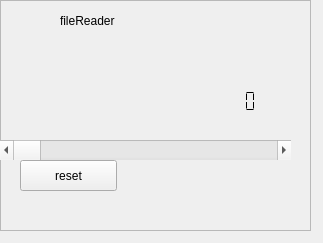
<?xml version="1.0" encoding="UTF-8"?>
<ui version="4.0">
 <class>Form</class>
 <widget class="QWidget" name="Form">
  <property name="geometry">
   <rect>
    <x>0</x>
    <y>0</y>
    <width>323</width>
    <height>243</height>
   </rect>
  </property>
  <property name="windowTitle">
   <string>Form</string>
  </property>
  <widget class="QFrame" name="frame">
   <property name="geometry">
    <rect>
     <x>0</x>
     <y>0</y>
     <width>311</width>
     <height>231</height>
    </rect>
   </property>
   <property name="frameShape">
    <enum>QFrame::StyledPanel</enum>
   </property>
   <property name="frameShadow">
    <enum>QFrame::Raised</enum>
   </property>
   <widget class="QLabel" name="label">
    <property name="geometry">
     <rect>
      <x>60</x>
      <y>10</y>
      <width>91</width>
      <height>21</height>
     </rect>
    </property>
    <property name="text">
     <string>fileReader</string>
    </property>
   </widget>
   <widget class="QLabel" name="nameofFile">
    <property name="geometry">
     <rect>
      <x>10</x>
      <y>50</y>
      <width>271</width>
      <height>21</height>
     </rect>
    </property>
    <property name="text">
     <string/>
    </property>
   </widget>
   <widget class="QPushButton" name="resetButton">
    <property name="geometry">
     <rect>
      <x>20</x>
      <y>160</y>
      <width>97</width>
      <height>31</height>
     </rect>
    </property>
    <property name="text">
     <string>reset</string>
    </property>
   </widget>
   <widget class="QScrollBar" name="progressBar">
    <property name="geometry">
     <rect>
      <x>0</x>
      <y>140</y>
      <width>291</width>
      <height>20</height>
     </rect>
    </property>
    <property name="maximum">
     <number>100</number>
    </property>
    <property name="orientation">
     <enum>Qt::Horizontal</enum>
    </property>
   </widget>
   <widget class="QLCDNumber" name="rateDisplay">
    <property name="geometry">
     <rect>
      <x>160</x>
      <y>90</y>
      <width>121</width>
      <height>23</height>
     </rect>
    </property>
    <property name="frameShape">
     <enum>QFrame::NoFrame</enum>
    </property>
    <property name="digitCount">
     <number>7</number>
    </property>
    <property name="segmentStyle">
     <enum>QLCDNumber::Flat</enum>
    </property>
   </widget>
  </widget>
 </widget>
 <resources/>
 <connections/>
</ui>
